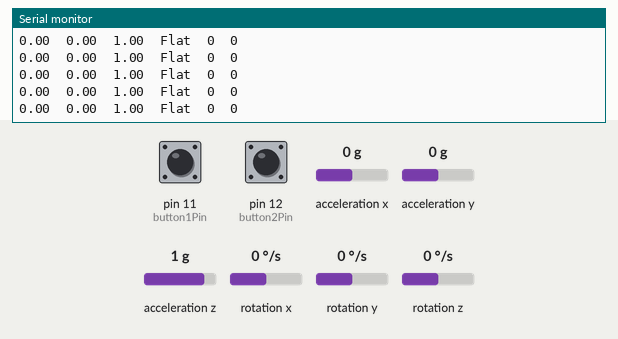
A sketch run on a simulated Arduino Uno, built with avr-gcc and run on an emulated ATmega328P. On the bench: the last lines printed to the serial monitor. Inputs (shaded band) come from the test bench; at power-on: acceleration x 0 g, acceleration y 0 g, acceleration z 1 g, pin 11 (button1Pin) HIGH, pin 12 (button2Pin) HIGH, rotation x 0 °/s, rotation y 0 °/s, rotation z 0 °/s.

Above: at 1.2 s.
1.3 s: acceleration x set to -1.4 g
At 1.42 s:
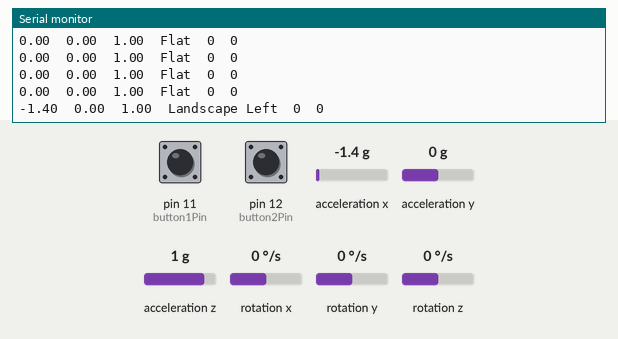
3.2 s: acceleration y set to 0.8 g
At 3.25 s:
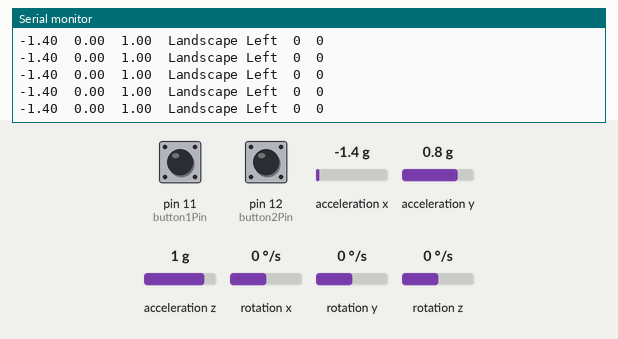
6.2 s: acceleration z set to -1.4 g
At 6.22 s:
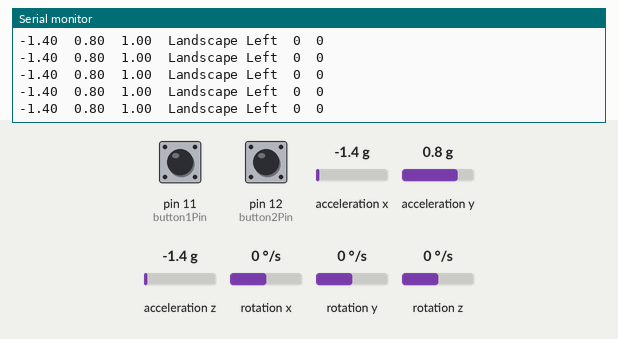
9.2 s: acceleration x set to 0 g
At 9.29 s:
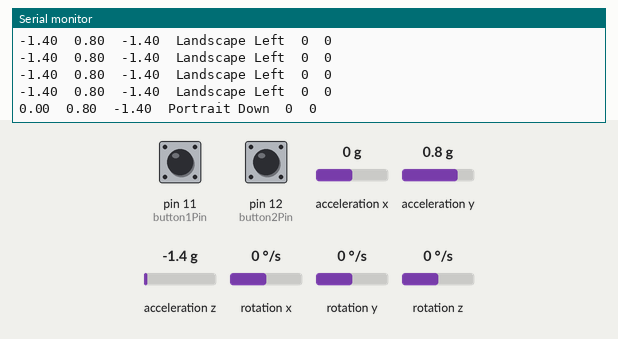
11.1 s: acceleration y set to -1.4 g
At 11.17 s:
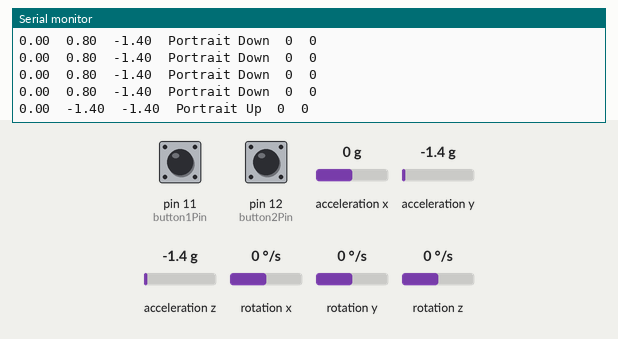
13.0 s: pin 11 (button1Pin) pulled LOW for 0.15 s
At 13.02 s:
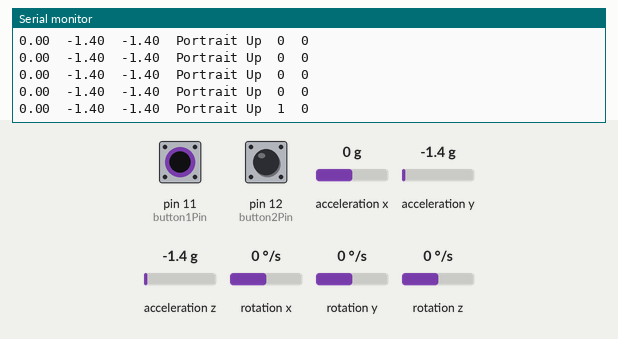

The sketch:

Wireless_code.ino
```cpp
#include <SparkFun_MMA8452Q.h>
//#include <string.h>

#include <Wire.h> // Must include Wire library for I2C
//#include <SFE_MMA8452Q.h> // Includes the SFE_MMA8452Q library

// Begin using the library by creating an instance of the MMA8452Q
// class. We’ll call it “accel”. That’s what we’ll reference from
// here on out.
MMA8452Q accel;


/*****************************************************************
  XBee_Serial_Passthrough.ino

  Set up a software serial port to pass data between an XBee Shield
  and the serial monitor.

  Hardware Hookup:
  The XBee Shield makes all of the connections you'll need
  between Arduino and XBee. If you have the shield make
  sure the SWITCH IS IN THE "DLINE" POSITION. That will connect
  the XBee's DOUT and DIN pins to Arduino pins 2 and 3.

*****************************************************************/
// We'll use SoftwareSerial to communicate with the XBee:
#include <SoftwareSerial.h>

//For Atmega328P's
// XBee's DOUT (TX) is connected to pin 2 (Arduino's Software RX)
// XBee's DIN (RX) is connected to pin 3 (Arduino's Software TX)
SoftwareSerial XBee(2, 3); // RX, TX

//For Atmega2560, ATmega32U4, etc.
// XBee's DOUT (TX) is connected to pin 10 (Arduino's Software RX)
// XBee's DIN (RX) is connected to pin 11 (Arduino's Software TX)
//SoftwareSerial XBee(10, 11); // RX, TX
const int button1Pin = 11;
const int button2Pin = 12;

void setup()
{
  // Set up both ports at 9600 baud. This value is most important
  // for the XBee. Make sure the baud rate matches the config
  // setting of your XBee.
  XBee.begin(9600);
  Serial.begin(9600);
  pinMode(button1Pin, INPUT_PULLUP);
  pinMode(button2Pin, INPUT_PULLUP);
  accel.init();

  Serial.println("MMA8452Q Test Code!");

}

void loop()

  {
//  if(digitalRead(button1Pin) == HIGH){
//    Serial.println("high");
//    }
    if (accel.available())
    {
      //  String datapacket =
      // First, use accel.read() to read the new variables:
      accel.read();

      String packet = String(accel.cx);
      packet += "\t";
      packet += String(accel.cy);
      packet += "\t";
      packet += String(accel.cz);
      packet += "\t";
      // accel.readPL() will return a byte containing information
      // about the orientation of the sensor. It will be either
      // PORTRAIT_U, PORTRAIT_D, LANDSCAPE_R, LANDSCAPE_L, or
      // LOCKOUT.
      byte pl = accel.readPL();
      switch (pl)
      {
        case PORTRAIT_U:
          packet += "Portrait Up";
          break;
        case PORTRAIT_D:
          packet += "Portrait Down";
          break;
        case LANDSCAPE_R:
          packet += "Landscape Right";
          break;
        case LANDSCAPE_L:
          packet += "Landscape Left";
          break;
        case LOCKOUT:
          packet += "Flat";
          break;
      }
      packet += "\t";
      packet += String(!(digitalRead(button1Pin)));
      packet += "\t";
      packet += String(!(digitalRead(button2Pin)));


      char* buf = (char*) malloc(sizeof(char) * packet.length() + 1);

//      Serial.println("Using toCharArray");
      packet.toCharArray(buf, packet.length() + 1);

      Serial.println(buf);
      XBee.write(buf);

//      Serial.println("Freeing the memory");
      free(buf);
//      Serial.println("No leaking!");

      delay(10);
      XBee.write(13);
      delay(10);
      XBee.write(10);
      delay(10);


      //    printCalculatedAccels();

      //Serial.println();

      //XBee.write(accel.cx);
    }
    //  if (Serial.available())
    //  { // If data comes in from serial monitor, send it out to XBee
    //    XBee.write(Serial.read());
    //  }


    if (XBee.available())
    { // If data comes in from XBee, send it out to serial monitor
      Serial.write(XBee.read());
    }
  }

  void printCalculatedAccels()
  {
    Serial.print(accel.cx, 3);
    Serial.print("\t");
    Serial.print(accel.cy, 3);
    Serial.print("\t");
    Serial.print(accel.cz, 3);
    Serial.print("\t");
  }
```

Measured:
- after the input at 1.3 s, the serial monitor: prints a new line after 0.06 s (image 1)
- after the input at 9.2 s, the serial monitor: prints a new line at once (image 4)
- after the input at 11.1 s, the serial monitor: prints a new line at once (image 5)
- after the input at 13.0 s, the serial monitor: prints a new line at once (image 6)
